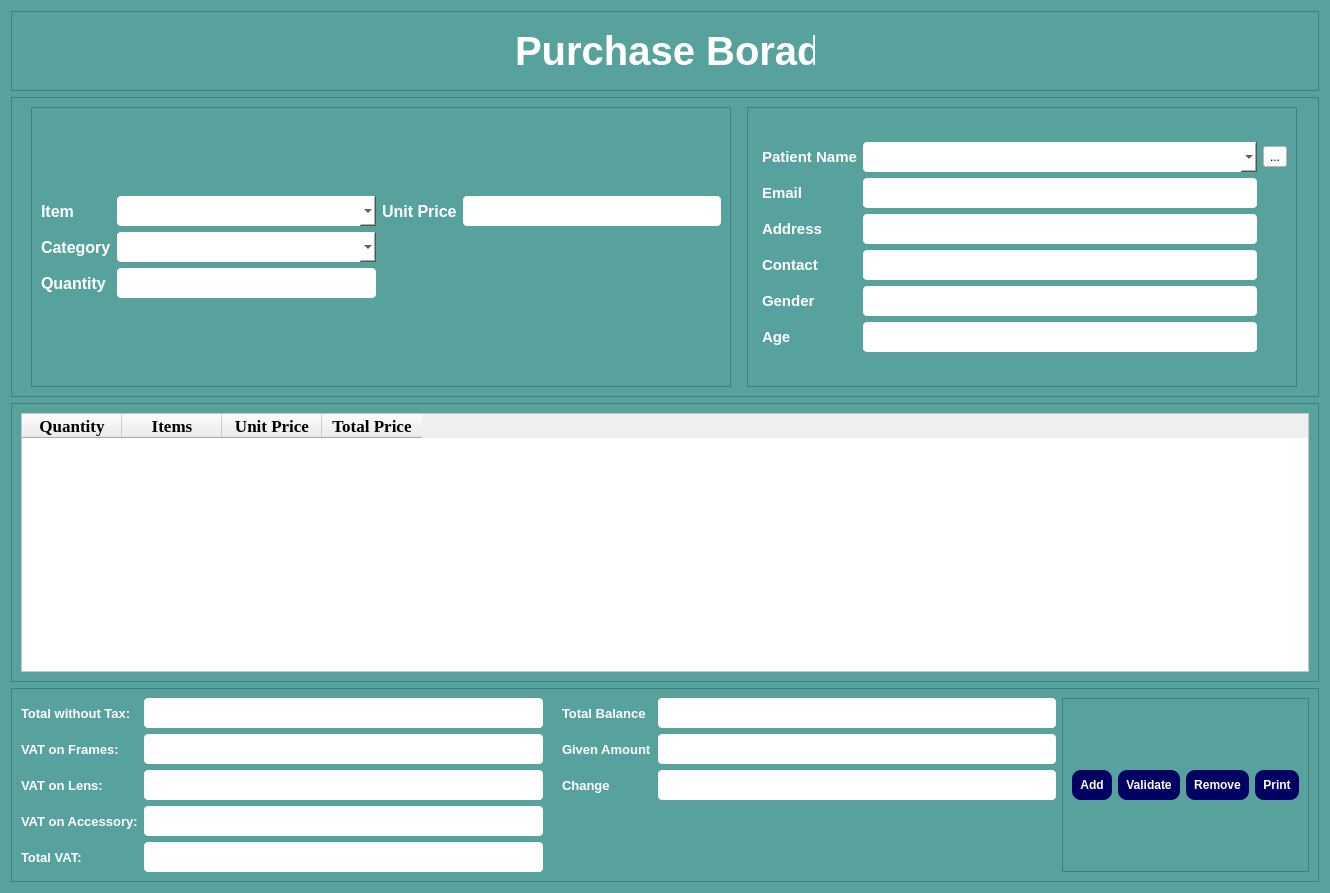
<?xml version="1.0" encoding="UTF-8"?>
<ui version="4.0">
 <class>Form</class>
 <widget class="QWidget" name="Form">
  <property name="geometry">
   <rect>
    <x>0</x>
    <y>0</y>
    <width>1326</width>
    <height>893</height>
   </rect>
  </property>
  <property name="windowTitle">
   <string>Form</string>
  </property>
  <property name="styleSheet">
   <string notr="true">#Form, #frame_2 ,#frame_3, #frame_4, #frame_6, #frame_7, #frame, #frame_5{
background-color: rgb(88, 162, 157);

}

QFrame{
color: rgb(255, 255, 255);
}

QLineEdit, QComboBox{
color: black;
}

QTableWidget{
	color: rgb(0, 0, 0);
	background-color: rgb(255, 255, 255);
}

QLineEdit, QComboBox, #toolButton{
	background-color: rgb(255, 255, 255);
}
#toolButton{
	color: rgb(0, 0, 0);
}</string>
  </property>
  <layout class="QVBoxLayout" name="verticalLayout_2">
   <item>
    <widget class="QFrame" name="frame">
     <property name="minimumSize">
      <size>
       <width>1308</width>
       <height>0</height>
      </size>
     </property>
     <property name="frameShape">
      <enum>QFrame::StyledPanel</enum>
     </property>
     <property name="frameShadow">
      <enum>QFrame::Raised</enum>
     </property>
     <layout class="QHBoxLayout" name="horizontalLayout">
      <item alignment="Qt::AlignHCenter">
       <widget class="QLabel" name="label_6">
        <property name="minimumSize">
         <size>
          <width>60</width>
          <height>60</height>
         </size>
        </property>
        <property name="maximumSize">
         <size>
          <width>60</width>
          <height>60</height>
         </size>
        </property>
        <property name="text">
         <string/>
        </property>
        <property name="pixmap">
         <pixmap resource="../static.qrc">:/logo/images/9827180.png</pixmap>
        </property>
        <property name="scaledContents">
         <bool>true</bool>
        </property>
       </widget>
      </item>
      <item alignment="Qt::AlignHCenter">
       <widget class="QLabel" name="label">
        <property name="minimumSize">
         <size>
          <width>234</width>
          <height>0</height>
         </size>
        </property>
        <property name="maximumSize">
         <size>
          <width>300</width>
          <height>16777215</height>
         </size>
        </property>
        <property name="font">
         <font>
          <pointsize>30</pointsize>
          <bold>true</bold>
         </font>
        </property>
        <property name="text">
         <string>Purchase Borad</string>
        </property>
       </widget>
      </item>
      <item alignment="Qt::AlignHCenter">
       <widget class="QLabel" name="label_2">
        <property name="minimumSize">
         <size>
          <width>60</width>
          <height>60</height>
         </size>
        </property>
        <property name="maximumSize">
         <size>
          <width>60</width>
          <height>60</height>
         </size>
        </property>
        <property name="text">
         <string/>
        </property>
        <property name="pixmap">
         <pixmap resource="../static.qrc">:/logo/images/9827180.png</pixmap>
        </property>
        <property name="scaledContents">
         <bool>true</bool>
        </property>
       </widget>
      </item>
     </layout>
    </widget>
   </item>
   <item>
    <widget class="QFrame" name="frame_2">
     <property name="minimumSize">
      <size>
       <width>1200</width>
       <height>300</height>
      </size>
     </property>
     <property name="maximumSize">
      <size>
       <width>2000</width>
       <height>300</height>
      </size>
     </property>
     <property name="styleSheet">
      <string notr="true"/>
     </property>
     <property name="frameShape">
      <enum>QFrame::StyledPanel</enum>
     </property>
     <property name="frameShadow">
      <enum>QFrame::Raised</enum>
     </property>
     <layout class="QGridLayout" name="gridLayout_5">
      <item row="0" column="0">
       <widget class="QFrame" name="frame_4">
        <property name="minimumSize">
         <size>
          <width>700</width>
          <height>0</height>
         </size>
        </property>
        <property name="maximumSize">
         <size>
          <width>700</width>
          <height>16777215</height>
         </size>
        </property>
        <property name="styleSheet">
         <string notr="true">QLineEdit{
	border-radius: 4px;
	height: 20px;
	padding: 5px;

}

QComboBox{
	border-radius: 4px;
	height: 20px;
	padding: 5px;

}</string>
        </property>
        <property name="frameShape">
         <enum>QFrame::StyledPanel</enum>
        </property>
        <property name="frameShadow">
         <enum>QFrame::Raised</enum>
        </property>
        <layout class="QGridLayout" name="gridLayout_7">
         <item row="0" column="0">
          <layout class="QGridLayout" name="gridLayout">
           <item row="0" column="0">
            <widget class="QLabel" name="label_3">
             <property name="font">
              <font>
               <pointsize>12</pointsize>
               <bold>true</bold>
              </font>
             </property>
             <property name="text">
              <string>Item</string>
             </property>
            </widget>
           </item>
           <item row="0" column="1">
            <widget class="QComboBox" name="items"/>
           </item>
           <item row="2" column="0">
            <widget class="QLabel" name="label_5">
             <property name="font">
              <font>
               <pointsize>12</pointsize>
               <bold>true</bold>
              </font>
             </property>
             <property name="text">
              <string>Quantity</string>
             </property>
            </widget>
           </item>
           <item row="2" column="1">
            <widget class="QLineEdit" name="quantity"/>
           </item>
           <item row="0" column="2">
            <widget class="QLabel" name="label_7">
             <property name="font">
              <font>
               <pointsize>12</pointsize>
               <bold>true</bold>
              </font>
             </property>
             <property name="text">
              <string>Unit Price</string>
             </property>
            </widget>
           </item>
           <item row="1" column="1">
            <widget class="QComboBox" name="item_types"/>
           </item>
           <item row="1" column="0">
            <widget class="QLabel" name="label_4">
             <property name="font">
              <font>
               <pointsize>12</pointsize>
               <bold>true</bold>
              </font>
             </property>
             <property name="text">
              <string>Category</string>
             </property>
            </widget>
           </item>
           <item row="0" column="3">
            <widget class="QLineEdit" name="unit_price">
             <property name="readOnly">
              <bool>true</bool>
             </property>
            </widget>
           </item>
          </layout>
         </item>
        </layout>
       </widget>
      </item>
      <item row="0" column="1">
       <widget class="QFrame" name="frame_3">
        <property name="minimumSize">
         <size>
          <width>550</width>
          <height>0</height>
         </size>
        </property>
        <property name="maximumSize">
         <size>
          <width>550</width>
          <height>16777215</height>
         </size>
        </property>
        <property name="styleSheet">
         <string notr="true">QLineEdit{
	border-radius: 4px;
	height: 20px;
	padding: 5px;

}

QComboBox{
	border-radius: 4px;
	height: 20px;
	padding: 5px;

}</string>
        </property>
        <property name="frameShape">
         <enum>QFrame::StyledPanel</enum>
        </property>
        <property name="frameShadow">
         <enum>QFrame::Raised</enum>
        </property>
        <layout class="QGridLayout" name="gridLayout_6">
         <item row="0" column="0">
          <layout class="QGridLayout" name="gridLayout_2">
           <property name="leftMargin">
            <number>5</number>
           </property>
           <property name="topMargin">
            <number>0</number>
           </property>
           <property name="horizontalSpacing">
            <number>6</number>
           </property>
           <item row="0" column="1">
            <widget class="QComboBox" name="patient_name"/>
           </item>
           <item row="2" column="0">
            <widget class="QLabel" name="label_10">
             <property name="minimumSize">
              <size>
               <width>0</width>
               <height>0</height>
              </size>
             </property>
             <property name="font">
              <font>
               <pointsize>11</pointsize>
               <bold>true</bold>
              </font>
             </property>
             <property name="text">
              <string>Address</string>
             </property>
            </widget>
           </item>
           <item row="3" column="1">
            <widget class="QLineEdit" name="p_contact">
             <property name="readOnly">
              <bool>true</bool>
             </property>
            </widget>
           </item>
           <item row="1" column="1">
            <widget class="QLineEdit" name="p_email">
             <property name="readOnly">
              <bool>true</bool>
             </property>
            </widget>
           </item>
           <item row="0" column="2">
            <widget class="QToolButton" name="toolButton">
             <property name="text">
              <string>...</string>
             </property>
            </widget>
           </item>
           <item row="4" column="1">
            <widget class="QLineEdit" name="p_gender">
             <property name="readOnly">
              <bool>true</bool>
             </property>
            </widget>
           </item>
           <item row="2" column="1">
            <widget class="QLineEdit" name="p_address">
             <property name="readOnly">
              <bool>true</bool>
             </property>
            </widget>
           </item>
           <item row="5" column="1">
            <widget class="QLineEdit" name="p_age">
             <property name="readOnly">
              <bool>true</bool>
             </property>
            </widget>
           </item>
           <item row="3" column="0">
            <widget class="QLabel" name="label_11">
             <property name="font">
              <font>
               <pointsize>11</pointsize>
               <bold>true</bold>
              </font>
             </property>
             <property name="text">
              <string>Contact</string>
             </property>
            </widget>
           </item>
           <item row="1" column="0">
            <widget class="QLabel" name="label_9">
             <property name="font">
              <font>
               <pointsize>11</pointsize>
               <bold>true</bold>
              </font>
             </property>
             <property name="text">
              <string>Email</string>
             </property>
            </widget>
           </item>
           <item row="4" column="0">
            <widget class="QLabel" name="label_12">
             <property name="font">
              <font>
               <pointsize>11</pointsize>
               <bold>true</bold>
              </font>
             </property>
             <property name="text">
              <string>Gender</string>
             </property>
            </widget>
           </item>
           <item row="5" column="0">
            <widget class="QLabel" name="label_13">
             <property name="font">
              <font>
               <pointsize>11</pointsize>
               <bold>true</bold>
              </font>
             </property>
             <property name="text">
              <string>Age</string>
             </property>
            </widget>
           </item>
           <item row="0" column="0">
            <widget class="QLabel" name="label_8">
             <property name="font">
              <font>
               <pointsize>11</pointsize>
               <bold>true</bold>
              </font>
             </property>
             <property name="text">
              <string>Patient Name</string>
             </property>
            </widget>
           </item>
          </layout>
         </item>
        </layout>
       </widget>
      </item>
     </layout>
    </widget>
   </item>
   <item>
    <widget class="QFrame" name="frame_5">
     <property name="minimumSize">
      <size>
       <width>1267</width>
       <height>0</height>
      </size>
     </property>
     <property name="styleSheet">
      <string notr="true">

#tableWidget{
	background-color: rgb(255, 255, 255);
	color: rgb(0, 0, 0);
}

#tableWidget::hover{
	color: rgb(0, 0, 0);

}

#tableWidget::select{
	color: rgb(0, 0, 0);
	background-color: rgb(214, 214, 214);
}</string>
     </property>
     <property name="frameShape">
      <enum>QFrame::StyledPanel</enum>
     </property>
     <property name="frameShadow">
      <enum>QFrame::Raised</enum>
     </property>
     <layout class="QVBoxLayout" name="verticalLayout">
      <item>
       <widget class="QTableWidget" name="tableWidget">
        <property name="font">
         <font>
          <kerning>false</kerning>
         </font>
        </property>
        <property name="styleSheet">
         <string notr="true">color: rgb(0, 0, 0);
selection-background-color: rgb(14, 163, 255);</string>
        </property>
        <property name="sortingEnabled">
         <bool>true</bool>
        </property>
        <column>
         <property name="text">
          <string>Quantity</string>
         </property>
         <property name="font">
          <font>
           <family>Times New Roman</family>
           <pointsize>13</pointsize>
           <bold>true</bold>
          </font>
         </property>
         <property name="background">
          <color>
           <red>255</red>
           <green>255</green>
           <blue>255</blue>
          </color>
         </property>
        </column>
        <column>
         <property name="text">
          <string>Items</string>
         </property>
         <property name="font">
          <font>
           <family>Times New Roman</family>
           <pointsize>13</pointsize>
           <bold>true</bold>
          </font>
         </property>
         <property name="background">
          <color>
           <red>255</red>
           <green>255</green>
           <blue>255</blue>
          </color>
         </property>
        </column>
        <column>
         <property name="text">
          <string>Unit Price</string>
         </property>
         <property name="font">
          <font>
           <family>Times New Roman</family>
           <pointsize>13</pointsize>
           <bold>true</bold>
          </font>
         </property>
         <property name="background">
          <color>
           <red>255</red>
           <green>255</green>
           <blue>255</blue>
          </color>
         </property>
        </column>
        <column>
         <property name="text">
          <string>Total Price</string>
         </property>
         <property name="font">
          <font>
           <family>Times New Roman</family>
           <pointsize>13</pointsize>
           <bold>true</bold>
          </font>
         </property>
         <property name="background">
          <color>
           <red>255</red>
           <green>255</green>
           <blue>255</blue>
          </color>
         </property>
        </column>
       </widget>
      </item>
     </layout>
    </widget>
   </item>
   <item>
    <widget class="QFrame" name="frame_6">
     <property name="minimumSize">
      <size>
       <width>1291</width>
       <height>0</height>
      </size>
     </property>
     <property name="maximumSize">
      <size>
       <width>1500</width>
       <height>16777215</height>
      </size>
     </property>
     <property name="styleSheet">
      <string notr="true">QLineEdit{
	border-radius: 4px;
	height: 20px;
	padding: 5px;

}

</string>
     </property>
     <property name="frameShape">
      <enum>QFrame::StyledPanel</enum>
     </property>
     <property name="frameShadow">
      <enum>QFrame::Raised</enum>
     </property>
     <layout class="QHBoxLayout" name="horizontalLayout_2">
      <item>
       <layout class="QGridLayout" name="gridLayout_3">
        <item row="1" column="2">
         <widget class="QLabel" name="label_24">
          <property name="text">
           <string/>
          </property>
          <property name="pixmap">
           <pixmap resource="../static.qrc">:/logo/images/sales_performance_50px.png</pixmap>
          </property>
          <property name="scaledContents">
           <bool>true</bool>
          </property>
         </widget>
        </item>
        <item row="2" column="1">
         <widget class="QLineEdit" name="VAT_on_lens">
          <property name="font">
           <font>
            <pointsize>12</pointsize>
           </font>
          </property>
          <property name="readOnly">
           <bool>true</bool>
          </property>
         </widget>
        </item>
        <item row="1" column="5">
         <widget class="QLineEdit" name="amount_given">
          <property name="font">
           <font>
            <pointsize>12</pointsize>
           </font>
          </property>
         </widget>
        </item>
        <item row="1" column="3">
         <widget class="QLabel" name="label_23">
          <property name="font">
           <font>
            <pointsize>10</pointsize>
            <bold>true</bold>
           </font>
          </property>
          <property name="text">
           <string>Given Amount</string>
          </property>
         </widget>
        </item>
        <item row="1" column="1">
         <widget class="QLineEdit" name="VAT_on_frame">
          <property name="font">
           <font>
            <pointsize>12</pointsize>
           </font>
          </property>
          <property name="readOnly">
           <bool>true</bool>
          </property>
         </widget>
        </item>
        <item row="0" column="5">
         <widget class="QLineEdit" name="total_balance">
          <property name="font">
           <font>
            <pointsize>12</pointsize>
           </font>
          </property>
          <property name="readOnly">
           <bool>true</bool>
          </property>
         </widget>
        </item>
        <item row="3" column="1">
         <widget class="QLineEdit" name="VAT_on_aceessory">
          <property name="font">
           <font>
            <pointsize>12</pointsize>
           </font>
          </property>
          <property name="readOnly">
           <bool>true</bool>
          </property>
         </widget>
        </item>
        <item row="0" column="3">
         <widget class="QLabel" name="label_21">
          <property name="font">
           <font>
            <pointsize>10</pointsize>
            <bold>true</bold>
           </font>
          </property>
          <property name="text">
           <string>Total Balance</string>
          </property>
         </widget>
        </item>
        <item row="0" column="2">
         <widget class="QLabel" name="label_22">
          <property name="text">
           <string/>
          </property>
          <property name="pixmap">
           <pixmap resource="../static.qrc">:/logo/images/payment_history_50px.png</pixmap>
          </property>
          <property name="scaledContents">
           <bool>true</bool>
          </property>
         </widget>
        </item>
        <item row="3" column="0">
         <widget class="QLabel" name="label_17">
          <property name="font">
           <font>
            <pointsize>10</pointsize>
            <bold>true</bold>
           </font>
          </property>
          <property name="text">
           <string>VAT on Accessory:</string>
          </property>
         </widget>
        </item>
        <item row="0" column="1">
         <widget class="QLineEdit" name="total_amount_without_tax">
          <property name="font">
           <font>
            <pointsize>12</pointsize>
           </font>
          </property>
          <property name="readOnly">
           <bool>true</bool>
          </property>
         </widget>
        </item>
        <item row="2" column="0">
         <widget class="QLabel" name="label_16">
          <property name="font">
           <font>
            <pointsize>10</pointsize>
            <bold>true</bold>
           </font>
          </property>
          <property name="text">
           <string>VAT on Lens:</string>
          </property>
         </widget>
        </item>
        <item row="2" column="2">
         <widget class="QLabel" name="label_20">
          <property name="text">
           <string/>
          </property>
          <property name="pixmap">
           <pixmap resource="../static.qrc">:/logo/images/stack_of_money_48px.png</pixmap>
          </property>
          <property name="scaledContents">
           <bool>true</bool>
          </property>
         </widget>
        </item>
        <item row="0" column="0">
         <widget class="QLabel" name="label_14">
          <property name="font">
           <font>
            <pointsize>10</pointsize>
            <bold>true</bold>
           </font>
          </property>
          <property name="text">
           <string>Total without Tax:</string>
          </property>
         </widget>
        </item>
        <item row="2" column="3">
         <widget class="QLabel" name="label_19">
          <property name="font">
           <font>
            <pointsize>10</pointsize>
            <bold>true</bold>
           </font>
          </property>
          <property name="text">
           <string>Change</string>
          </property>
         </widget>
        </item>
        <item row="1" column="0">
         <widget class="QLabel" name="label_15">
          <property name="font">
           <font>
            <pointsize>10</pointsize>
            <bold>true</bold>
           </font>
          </property>
          <property name="text">
           <string>VAT on Frames:</string>
          </property>
         </widget>
        </item>
        <item row="4" column="1">
         <widget class="QLineEdit" name="total_VAT_on_items">
          <property name="font">
           <font>
            <pointsize>12</pointsize>
           </font>
          </property>
          <property name="readOnly">
           <bool>true</bool>
          </property>
         </widget>
        </item>
        <item row="4" column="0">
         <widget class="QLabel" name="label_18">
          <property name="font">
           <font>
            <pointsize>10</pointsize>
            <bold>true</bold>
           </font>
          </property>
          <property name="text">
           <string>Total VAT:</string>
          </property>
         </widget>
        </item>
        <item row="2" column="5">
         <widget class="QLineEdit" name="change_to_give">
          <property name="font">
           <font>
            <pointsize>12</pointsize>
           </font>
          </property>
          <property name="readOnly">
           <bool>true</bool>
          </property>
         </widget>
        </item>
       </layout>
      </item>
      <item>
       <widget class="QFrame" name="frame_7">
        <property name="styleSheet">
         <string notr="true">QPushButton{
	border-radius: 9px;
	padding: 8px;
	font-weight: 900px;
	background-color: rgb(0, 0, 99);
	color: white;
}

QPushButton::hover{
	background-color: rgb(179, 179, 179);
}</string>
        </property>
        <property name="frameShape">
         <enum>QFrame::StyledPanel</enum>
        </property>
        <property name="frameShadow">
         <enum>QFrame::Raised</enum>
        </property>
        <layout class="QGridLayout" name="gridLayout_8">
         <item row="0" column="0">
          <layout class="QGridLayout" name="gridLayout_4">
           <item row="1" column="2">
            <widget class="QPushButton" name="validate">
             <property name="font">
              <font>
               <bold>true</bold>
              </font>
             </property>
             <property name="text">
              <string>Validate</string>
             </property>
             <property name="icon">
              <iconset resource="../static.qrc">
               <normaloff>:/logo/images/ok_50px.png</normaloff>:/logo/images/ok_50px.png</iconset>
             </property>
             <property name="iconSize">
              <size>
               <width>32</width>
               <height>32</height>
              </size>
             </property>
            </widget>
           </item>
           <item row="1" column="4">
            <widget class="QPushButton" name="receipt_print">
             <property name="font">
              <font>
               <bold>true</bold>
              </font>
             </property>
             <property name="text">
              <string>Print</string>
             </property>
             <property name="icon">
              <iconset resource="../static.qrc">
               <normaloff>:/logo/images/print_100px.png</normaloff>:/logo/images/print_100px.png</iconset>
             </property>
             <property name="iconSize">
              <size>
               <width>32</width>
               <height>32</height>
              </size>
             </property>
            </widget>
           </item>
           <item row="1" column="1">
            <widget class="QPushButton" name="add_to_cart">
             <property name="font">
              <font>
               <pointsize>9</pointsize>
               <bold>true</bold>
              </font>
             </property>
             <property name="text">
              <string>Add</string>
             </property>
             <property name="icon">
              <iconset resource="../static.qrc">
               <normaloff>:/logo/images/add_shopping_cart_48px.png</normaloff>:/logo/images/add_shopping_cart_48px.png</iconset>
             </property>
             <property name="iconSize">
              <size>
               <width>32</width>
               <height>32</height>
              </size>
             </property>
            </widget>
           </item>
           <item row="1" column="3">
            <widget class="QPushButton" name="delete_from_cart">
             <property name="font">
              <font>
               <bold>true</bold>
              </font>
             </property>
             <property name="text">
              <string>Remove</string>
             </property>
             <property name="icon">
              <iconset resource="../static.qrc">
               <normaloff>:/logo/images/delete_100px.png</normaloff>:/logo/images/delete_100px.png</iconset>
             </property>
             <property name="iconSize">
              <size>
               <width>32</width>
               <height>32</height>
              </size>
             </property>
            </widget>
           </item>
          </layout>
         </item>
        </layout>
       </widget>
      </item>
     </layout>
    </widget>
   </item>
  </layout>
 </widget>
 <resources>
  <include location="../static.qrc"/>
  <include location="../../../.designer/static.qrc"/>
 </resources>
 <connections/>
</ui>
